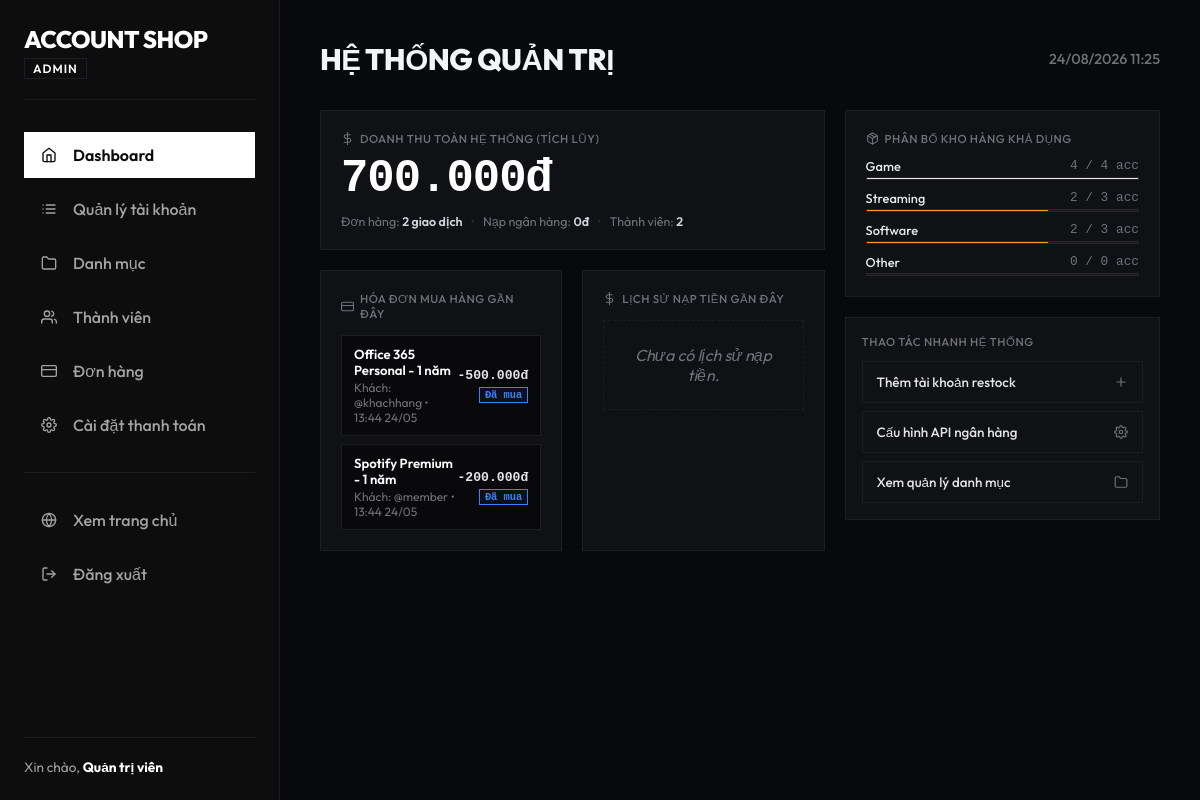
Page /admin/dashboard.php (signed in) on the committed database.
### tables this page shows
CREATE TABLE orders (
  id INT AUTO_INCREMENT PRIMARY KEY,
  user_id INT NOT NULL,
  account_id INT NOT NULL,
  price DECIMAL(15,0) NOT NULL,
  created_at DATETIME DEFAULT CURRENT_TIMESTAMP,
  FOREIGN KEY (user_id) REFERENCES users(id) ON DELETE CASCADE,
  FOREIGN KEY (account_id) REFERENCES accounts(id) ON DELETE CASCADE
);

CREATE TABLE accounts (
  id INT AUTO_INCREMENT PRIMARY KEY,
  name VARCHAR(200) NOT NULL,
  description TEXT,
  price DECIMAL(15,0) NOT NULL DEFAULT 0,
  category_id INT DEFAULT NULL,
  image VARCHAR(255) DEFAULT NULL,
  account_detail TEXT DEFAULT NULL COMMENT 'Thông tin đăng nhập',
  status ENUM('available', 'sold') DEFAULT 'available',
  hidden TINYINT(1) NOT NULL DEFAULT 0 COMMENT 'Ẩn sản phẩm khỏi trang chủ',
  created_at DATETIME DEFAULT CURRENT_TIMESTAMP,
  updated_at DATETIME DEFAULT CURRENT_TIMESTAMP ON UPDATE CURRENT_TIMESTAMP,
  FOREIGN KEY (category_id) REFERENCES categories(id) ON DELETE SET NULL
);

CREATE TABLE users (
  id INT AUTO_INCREMENT PRIMARY KEY,
  username VARCHAR(50) NOT NULL UNIQUE,
  password VARCHAR(255) NOT NULL,
  fullname VARCHAR(100) NOT NULL,
  role ENUM('admin', 'user') DEFAULT 'user',
  balance DECIMAL(15,0) NOT NULL DEFAULT 0,
  created_at DATETIME DEFAULT CURRENT_TIMESTAMP
);

CREATE TABLE categories (
  id INT AUTO_INCREMENT PRIMARY KEY,
  name VARCHAR(100) NOT NULL,
  description TEXT,
  created_at DATETIME DEFAULT CURRENT_TIMESTAMP
);

### admin/dashboard.php (the view, shortened to what this page needs)
<?php
require_once __DIR__ . '/config/db.php';
$totalUsers = $pdo->query("SELECT COUNT(*) FROM users WHERE role='user'")->fetchColumn();
$totalOrders = $pdo->query("SELECT COUNT(*) FROM orders")->fetchColumn();
$totalRevenue = $pdo->query("SELECT SUM(price) FROM orders")->fetchColumn() ?: 0;
$recentOrders = [];
try {
    $recentOrders = $pdo->query("
        SELECT orders.*, users.username, accounts.name AS account_name
        FROM orders
        JOIN users ON orders.user_id = users.id
        JOIN accounts ON orders.account_id = accounts.id
        ORDER BY orders.id DESC
        LIMIT 5
    ")->fetchAll();
} catch (Exception $e) {
    $recentOrders = [];
}
$recentTopups = [];
$totalDeposits = 0;
try {
    $recentTopups = $pdo->query("
        SELECT sepay_transactions.*, users.username
        FROM sepay_transactions
        JOIN users ON sepay_transactions.user_id = users.id
        ORDER BY sepay_transactions.id DESC
        LIMIT 5
    ")->fetchAll();
    $totalDeposits = $pdo->query("SELECT SUM(amount) FROM sepay_transactions")->fetchColumn() ?: 0;
} catch (Exception $e) {
    $recentTopups = [];
    $totalDeposits = 0;
}
$categoryStock = [];
try {
    $categoryStock = $pdo->query("
        SELECT c.id, c.name,
               COUNT(a.id) AS total_count,
               SUM(CASE WHEN a.status = 'available' THEN 1 ELSE 0 END) AS available_count
        FROM categories c
        LEFT JOIN accounts a ON c.id = a.category_id
        GROUP BY c.id, c.name
    ")->fetchAll();
} catch (Exception $e) {
    $categoryStock = [];
}
?>
<!DOCTYPE html>
<html lang="vi">
<head>
    <link rel="stylesheet" href="../assets/admin/css/admin.css">
</head>
<body>
    <div class="admin-layout">
        <?php include __DIR__ . '/sidebar.php'; ?>
        <main class="main-content">
            <header class="topbar">
                <h1>Hệ thống quản trị</h1>
                <div class="topbar-info">
                    <span><?= date('d/m/Y H:i') ?></span>
                </div>
            </header>
            <div class="content-body">
                <div class="dashboard-grid">
                    <div class="dashboard-col-main">
                        <div class="panel-card" style="display: flex; flex-direction: column; justify-content: space-between;">
                            <div>
                                <div class="kpi-main-title">
                                    <svg viewBox="0 0 24 24" width="13" height="13" stroke="currentColor" stroke-width="2" fill="none" stroke-linecap="round" stroke-linejoin="round">
                                        <line x1="12" y1="1" x2="12" y2="23"></line>
                                        <path d="M17 5H9.5a3.5 3.5 0 0 0 0 7h5a3.5 3.5 0 0 1 0 7H6"></path>
                                    </svg>
                                    DOANH THU TOÀN HỆ THỐNG (TÍCH LŨY)
                                </div>
                                <div class="kpi-value"><?= number_format($totalRevenue, 0, ',', '.') ?>đ</div>
                            </div>
                            <div class="kpi-meta">
                                <div>Đơn hàng: <span><?= $totalOrders ?> giao dịch</span></div>
                                <span style="color: #27272a;">&bull;</span>
                                <div>Nạp ngân hàng: <span><?= number_format($totalDeposits, 0, ',', '.') ?>đ</span></div>
                                <span style="color: #27272a;">&bull;</span>
                                <div>Thành viên: <span><?= $totalUsers ?></span></div>
                            </div>
                        </div>
                        <div class="activity-split-grid">
                            <div class="panel-card">
                                <div class="kpi-main-title" style="margin-bottom: 14px;">
                                    <svg viewBox="0 0 24 24" width="13" height="13" stroke="currentColor" stroke-width="2" fill="none" stroke-linecap="round" stroke-linejoin="round">
                                        <rect x="1" y="4" width="22" height="16" rx="2" ry="2"></rect>
                                        <line x1="1" y1="10" x2="23" y2="10"></line>
                                    </svg>
                                    HÓA ĐƠN MUA HÀNG GẦN ĐÂY
                                </div>
                                <div class="activity-dense-list">
                                    <?php foreach ($recentOrders as $order): ?>
                                        <div class="activity-dense-item">
                                            <div>
                                                <div style="font-weight: 600; color: #ffffff;"><?= htmlspecialchars($order['account_name']) ?></div>
                                                <div class="activity-dense-meta">
                                                    Khách: @<?= htmlspecialchars($order['username']) ?> &bull; <?= date('H:i d/m', strtotime($order['created_at'])) ?>
                                                </div>
                                            </div>
                                            <div style="text-align: right; display: flex; flex-direction: column; align-items: flex-end;">
                                                <span style="font-family: monospace; font-weight: 700; color: #e4e4e7;">
                                                    -<?= number_format($order['price'], 0, ',', '.') ?>đ
                                                </span>
                                                <span class="badge-compact badge-compact-info" style="margin-top: 4px;">Đã mua</span>
                                            </div>
                                        </div>
                                    <?php endforeach; ?>
                                </div>
                            </div>
                            <div class="panel-card">
                                <div class="kpi-main-title" style="margin-bottom: 14px;">
                                    <svg viewBox="0 0 24 24" width="13" height="13" stroke="currentColor" stroke-width="2" fill="none" stroke-linecap="round" stroke-linejoin="round">
                                        <line x1="12" y1="1" x2="12" y2="23"></line>
                                        <path d="M17 5H9.5a3.5 3.5 0 0 0 0 7h5a3.5 3.5 0 0 1 0 7H6"></path>
                                    </svg>
                                    LỊCH SỬ NẠP TIỀN GẦN ĐÂY
                                </div>
                                <div class="activity-dense-list">
                                    <?php if (empty($recentTopups)): ?>
                                        <div class="empty" style="border: 1px dashed var(--border-color); padding: 24px !important;">Chưa có lịch sử nạp tiền.</div>
                                    <?php endif; ?>
                                </div>
                            </div>
                        </div>
                    </div>
                    <div class="dashboard-col-side">
                        <div class="panel-card">
                            <div class="kpi-main-title">
                                PHÂN BỐ KHO HÀNG KHẢ DỤNG
                            </div>
                            <div class="inventory-list">
                                <?php foreach ($categoryStock as $cat):
                                    $total = $cat['total_count'];
                                    $avail = $cat['available_count'];
                                    $pct = $total > 0 ? ($avail / $total) * 100 : 0;
                                    $lowStock = $avail < 3;
                                ?>
                                    <div class="inventory-item">
                                        <div class="inventory-header">
                                            <span class="inventory-name"><?= htmlspecialchars($cat['name']) ?></span>
                                            <span class="inventory-count"><?= $avail ?> / <?= $total ?> acc</span>
                                        </div>
                                        <div class="inventory-bar-wrapper">
                                            <div class="inventory-bar-fill <?= $lowStock ? 'inventory-bar-low' : '' ?>" style="width: <?= $pct ?>%;"></div>
                                        </div>
                                    </div>
                                <?php endforeach; ?>
                            </div>
                        </div>
                        <div class="panel-card" style="padding: 16px;">
                            <div class="kpi-main-title" style="margin-bottom: 12px;">THAO TÁC NHANH HỆ THỐNG</div>
                            <div class="action-item-list">
                                <a href="crud/accounts/add.php" class="action-item-link">
                                    <span>Thêm tài khoản restock</span>
                                    <svg viewBox="0 0 24 24" width="14" height="14" stroke="currentColor" stroke-width="2" fill="none" stroke-linecap="round" stroke-linejoin="round">
                                        <line x1="12" y1="5" x2="12" y2="19"></line>
                                        <line x1="5" y1="12" x2="19" y2="12"></line>
                                    </svg>
                                </a>
                                <a href="crud/settings/topup.php" class="action-item-link">
                                    <span>Cấu hình API ngân hàng</span>
                                </a>
                                <a href="crud/categories/list.php" class="action-item-link">
                                    <span>Xem quản lý danh mục</span>
                                    <svg viewBox="0 0 24 24" width="14" height="14" stroke="currentColor" stroke-width="2" fill="none" stroke-linecap="round" stroke-linejoin="round">
                                        <path d="M22 19a2 2 0 0 1-2 2H4a2 2 0 0 1-2-2V5a2 2 0 0 1 2-2h5l2 3h9a2 2 0 0 1 2 2z"></path>
                                    </svg>
                                </a>
                            </div>
                        </div>
                    </div>
                </div>
            </div>
        </main>
    </div>
</body>
</html>

### assets/admin/css/admin.css (style rules this page uses)
:root { color-scheme: dark; --primary: #ffffff; --primary-hover: #e5e5e5; --primary-light: #262626; --secondary: #737373; --secondary-hover: #525252; --background: #0a0a0a; --sidebar-bg: #0d0d0d; --sidebar-text: #a3a3a3; --sidebar-text-hover: #ffffff; --card-bg: #121212; --text-main: #ffffff; --text-muted: #737373; --border-color: #262626; --success: #10b981; --success-light: rgba(16, 185, 129, 0.1); --danger: #ef4444; --danger-light: rgba(239, 68, 68, 0.1); --warning: #f59e0b; --transition: all 0.2s cubic-bezier(0.16, 1, 0.3, 1); }
* { box-sizing: border-box; margin: 0; padding: 0; border-radius: 0 !important; }
body { font-family: 'Outfit', sans-serif; background-color: var(--background); color: var(--text-main); display: flex; min-height: 100vh; flex-direction: column; }
.admin-layout { display: flex; flex: 1; width: 100%; }
.main-content { flex: 1; padding: 40px; display: flex; flex-direction: column; overflow-y: auto; max-width: calc(100% - 280px); }
.topbar { display: flex; justify-content: space-between; align-items: center; margin-bottom: 32px; }
.topbar h1 { font-size: 1.85rem; font-weight: 800; color: var(--text-white); letter-spacing: -0.5px; text-transform: uppercase; }
.topbar-info { font-size: 0.9rem; color: var(--text-muted); font-weight: 500; }
.content-body { display: flex; flex-direction: column; gap: 32px; }
.empty { text-align: center; color: var(--text-muted); font-style: italic; padding: 32px !important; }

### admin/dashboard.php (style rules this page uses)
:root { --card-bg: #101114; --border-color: #1c1d22; --background: #08090a; --text-main: #f3f4f6; --text-muted: #71717a; --success: #10b981; --warning: #f59e0b; --danger: #ef4444; }
body { background-color: var(--background); color: var(--text-main); }
.dashboard-grid { display: grid; grid-template-columns: 8fr 5fr; gap: 20px; align-items: start; }
.dashboard-col-main, .dashboard-col-side { display: flex; flex-direction: column; gap: 20px; }
.panel-card { background-color: var(--card-bg); border: 1px solid var(--border-color); padding: 20px; position: relative; transition: border-color 0.2s cubic-bezier(0.16, 1, 0.3, 1), box-shadow 0.2s ease; }
.kpi-main-title { font-size: 0.72rem; font-weight: 500; color: var(--text-muted); letter-spacing: 0.5px; margin-bottom: 8px; display: flex; align-items: center; gap: 6px; text-transform: uppercase; }
.kpi-value { font-family: 'Courier New', Courier, monospace; font-size: 2.85rem; font-weight: 700; color: #ffffff; letter-spacing: -1px; line-height: 1.1; }
.kpi-meta { font-size: 0.78rem; color: var(--text-muted); margin-top: 10px; display: flex; align-items: center; gap: 8px; }
.kpi-meta span { color: #d1d5db; font-weight: 600; }
.inventory-list { display: flex; flex-direction: column; gap: 10px; margin-top: 12px; }
.inventory-item { font-size: 0.8rem; }
.inventory-header { display: flex; justify-content: space-between; margin-bottom: 3px; }
.inventory-name { color: #e5e7eb; font-weight: 500; }
.inventory-count { font-family: monospace; color: var(--text-muted); }
.inventory-bar-wrapper { width: 100%; background-color: #18181b; height: 3px; overflow: hidden; border: 1px solid #27272a; }
.inventory-bar-fill { height: 100%; background-color: #e4e4e7; transition: width 0.3s ease; }
.inventory-bar-low { background-color: var(--warning); }
.activity-split-grid { display: grid; grid-template-columns: 1fr 1fr; gap: 20px; }
.action-item-list { display: flex; flex-direction: column; gap: 8px; }
.action-item-link { display: flex; justify-content: space-between; align-items: center; padding: 12px 14px; border: 1px solid var(--border-color); background-color: var(--card-bg); color: #e4e4e7; text-decoration: none; font-size: 0.84rem; font-weight: 500; transition: all 0.15s ease; }
.action-item-link svg { stroke: var(--text-muted); transition: stroke 0.15s ease; }
.activity-dense-list { display: flex; flex-direction: column; gap: 8px; }
.activity-dense-item { display: flex; justify-content: space-between; align-items: center; padding: 10px 12px; background-color: #09090b; border: 1px solid var(--border-color); font-size: 0.82rem; transition: all 0.15s ease; }
.activity-dense-meta { color: var(--text-muted); font-size: 0.75rem; margin-top: 2px; }
.badge-compact { font-family: monospace; font-size: 0.65rem; padding: 1px 5px; border: 1px solid transparent; font-weight: 600; }
.badge-compact-info { background-color: rgba(59, 130, 246, 0.05); color: #3b82f6; border-color: #3b82f6; }

### rows in the picture
orders: account.name "Office 365 Personal - 1 năm", user.username "khachhang", created_at "13:44 24/05", price "500.000"
orders: account.name "Spotify Premium - 1 năm", user.username "member", created_at "13:44 24/05", price "200.000"
categories: name "Game", avail "4", total "4", $pct 100 (drawn)
categories: name "Streaming", avail "2", total "3", $pct 66.666666666667 (drawn)
categories: name "Software", avail "2", total "3", $pct 66.666666666667 (drawn)
categories: name "Other", avail "0", total "0"

### other values in the picture
$_SESSION['admin_fullname'] "Quản trị viên"
$totalRevenue "700.000"
$totalOrders "2"
$totalDeposits "0"
$totalUsers "2"
